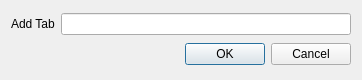
<?xml version="1.0" encoding="UTF-8"?>
<ui version="4.0">
 <class>AddTabToTabViewDialog</class>
 <widget class="QDialog" name="AddTabToTabViewDialog">
  <property name="geometry">
   <rect>
    <x>0</x>
    <y>0</y>
    <width>362</width>
    <height>80</height>
   </rect>
  </property>
  <property name="windowTitle">
   <string>Dialog</string>
  </property>
  <layout class="QVBoxLayout" name="verticalLayout">
   <item>
    <layout class="QHBoxLayout" name="horizontalLayout">
     <item>
      <widget class="QLabel" name="addTabLabel">
       <property name="text">
        <string>Add Tab</string>
       </property>
      </widget>
     </item>
     <item>
      <widget class="Utils::FileNameValidatingLineEdit" name="addTabLineEdit"/>
     </item>
    </layout>
   </item>
   <item>
    <widget class="QDialogButtonBox" name="buttonBox">
     <property name="orientation">
      <enum>Qt::Horizontal</enum>
     </property>
     <property name="standardButtons">
      <set>QDialogButtonBox::Cancel|QDialogButtonBox::Ok</set>
     </property>
    </widget>
   </item>
  </layout>
 </widget>
 <customwidgets>
  <customwidget>
   <class>Utils::FileNameValidatingLineEdit</class>
   <extends>QLineEdit</extends>
   <header location="global">utils/filenamevalidatinglineedit.h</header>
  </customwidget>
 </customwidgets>
 <resources/>
 <connections>
  <connection>
   <sender>buttonBox</sender>
   <signal>accepted()</signal>
   <receiver>AddTabToTabViewDialog</receiver>
   <slot>accept()</slot>
   <hints>
    <hint type="sourcelabel">
     <x>248</x>
     <y>254</y>
    </hint>
    <hint type="destinationlabel">
     <x>157</x>
     <y>274</y>
    </hint>
   </hints>
  </connection>
  <connection>
   <sender>buttonBox</sender>
   <signal>rejected()</signal>
   <receiver>AddTabToTabViewDialog</receiver>
   <slot>reject()</slot>
   <hints>
    <hint type="sourcelabel">
     <x>316</x>
     <y>260</y>
    </hint>
    <hint type="destinationlabel">
     <x>286</x>
     <y>274</y>
    </hint>
   </hints>
  </connection>
 </connections>
</ui>
